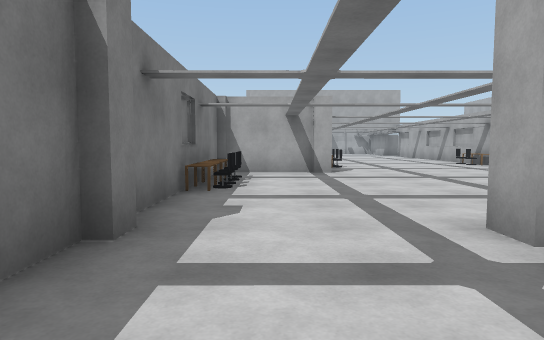
view 1 (above)

23 first-person views from a walk through a Webots world. The camera is 1.3 m above the floor, tilts 4° down and sees 75° across. The floor is counted in squares, 2 m on a side. Each view is taken from the middle of a square. On the plan, view 1 faces up. The plan holds only what a view shows up to about 10 squares ahead; the rest is blank. Webots' stock objects and surfaces are drawn as simple stand-ins.

view 2
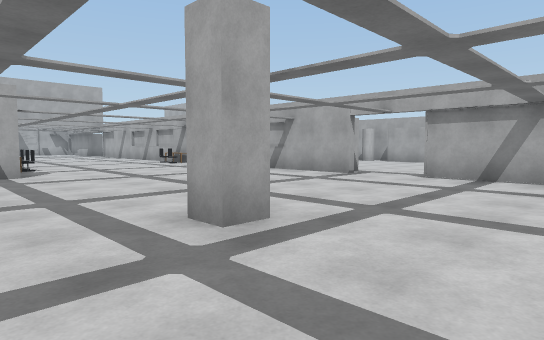

view 3
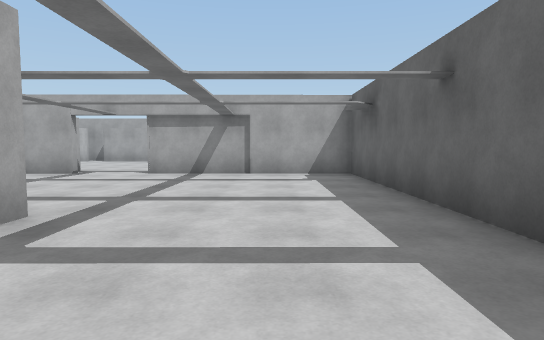

view 4
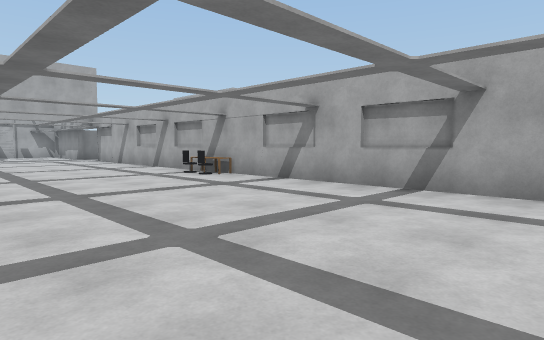

view 5
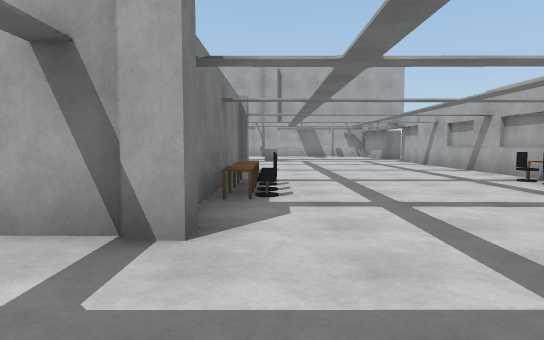

view 6
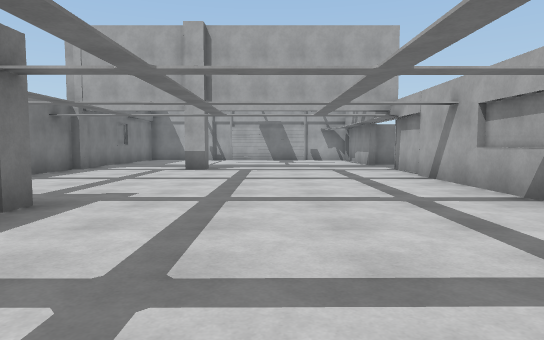

view 7
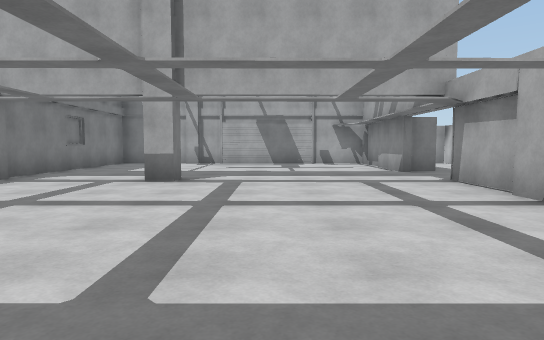

view 8
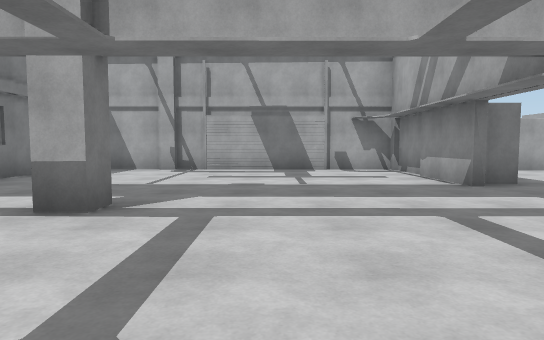

view 9
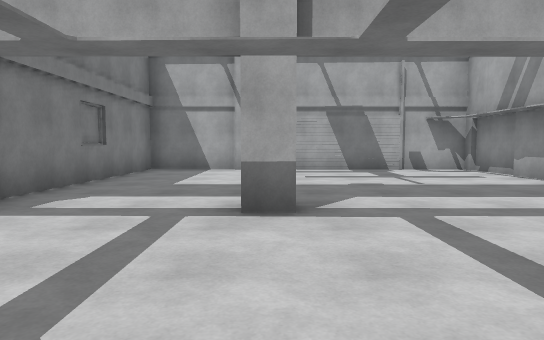

view 10
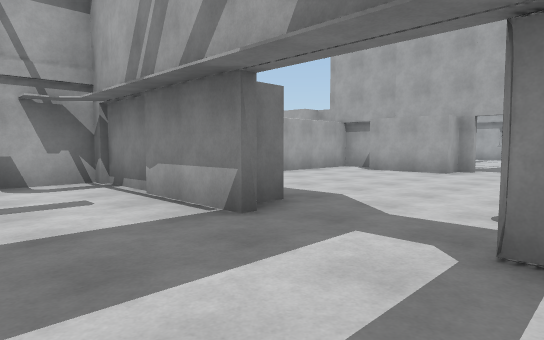

view 11
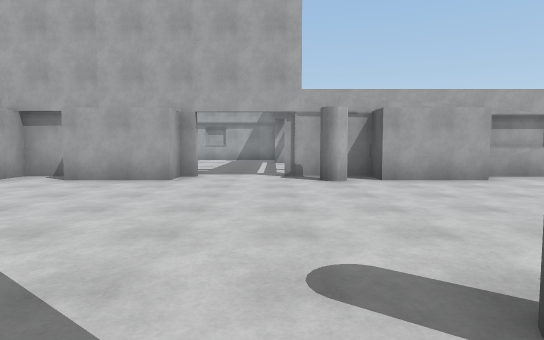

view 12
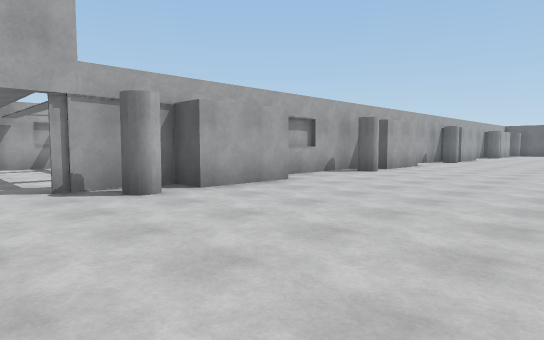

view 13
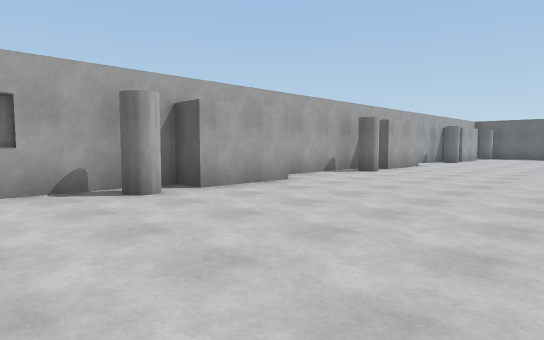

view 14
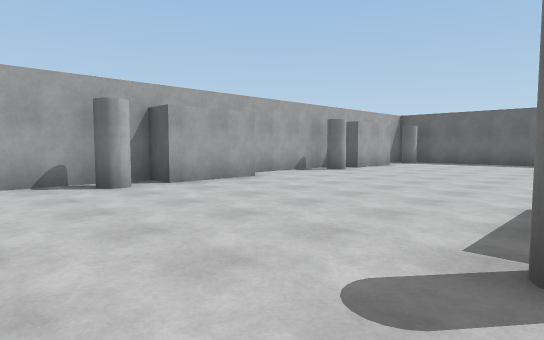

view 15
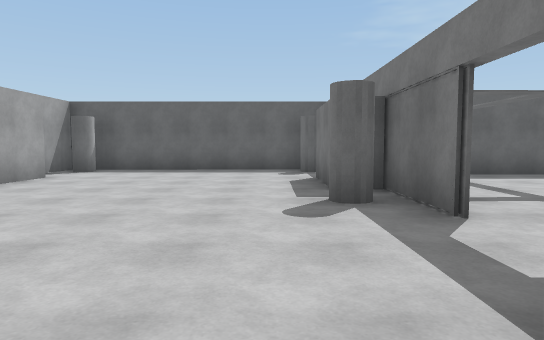

view 16
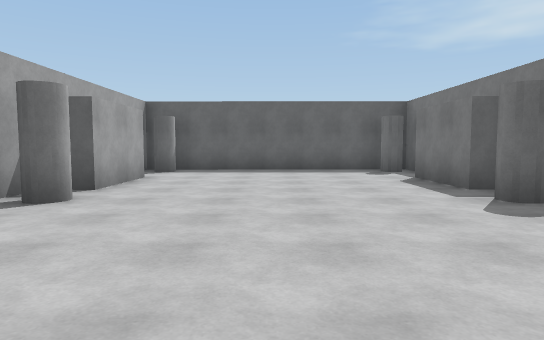

view 17
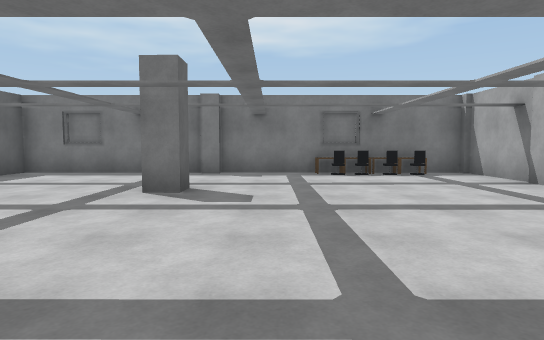

view 18
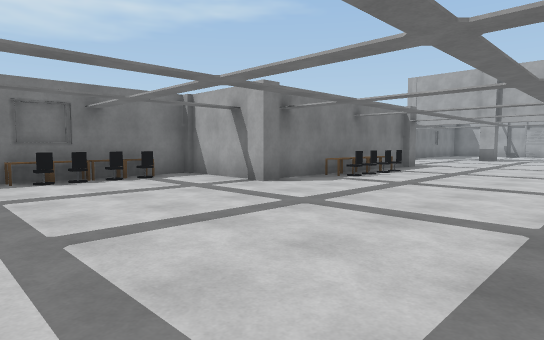

view 19
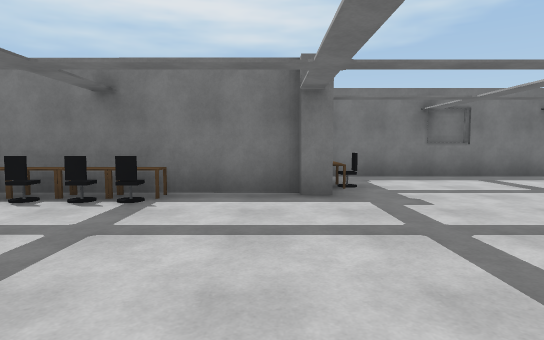

view 20
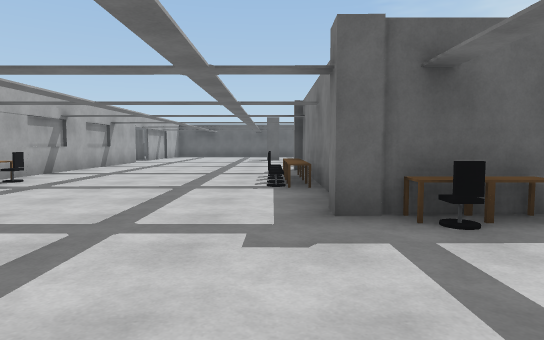

view 21
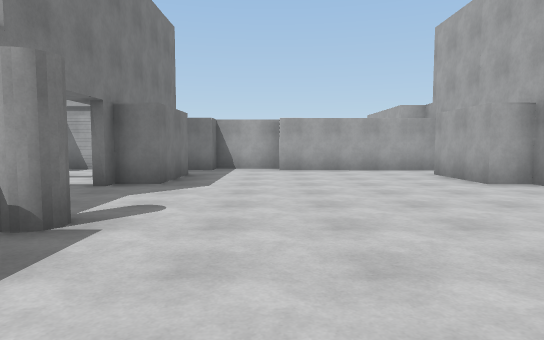

view 22
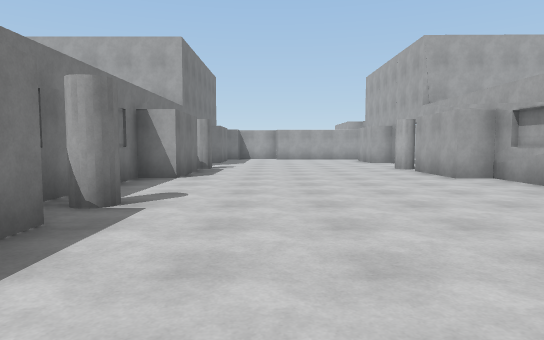

view 23
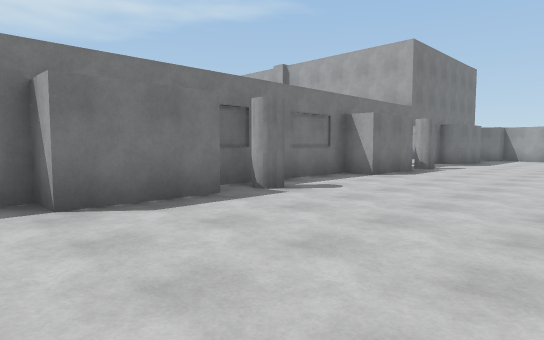

### Floor plan
Points are (right, up) in squares from view 1. A wall is a line through its corners. A room is listed if a view was taken in it or the views show most of it. See-through windows are left out.
Room 1 (views 1, 2, 3, 4, 5, 6, 7, 8, 9, 10, 11, 17, 18, 19, 20)
walls: (1.2, 14.4) (1.2, 8.8); (-0.6, 14.7) (1.4, 14.7) (1.4, 14.3); (1.3, 8.8) (1.3, 8.5) (-1.3, 8.5) (-1.3, 7.6); (2.3, 21) (2.3, 20.4) (1.7, 20.4); (-1.3, 6) (-1.3, 2.8); (-1.3, 20.4) (-1.3, 15.3); (-1.1, 20.9) (-1.1, 20.4); (7.2, 4.5) (7.2, 20.5); (2.2, 2.8) (2.2, 2.2) (1.7, 2.2) (1.7, 2.8) (2.2, 2.8); (7.2, 22.5) (7.2, 26.5) (-1.3, 26.6) (-1.3, 21); (-1.1, 2.9) (-1.1, 2.4); (-1.3, 2.5) (-1.3, -1.8) (-0.5, -1.8); (1.3, -1.8) (7.2, -1.8) (7.2, 3)
ways out: opening at (8, 3.5) to room 2; opening at (8, 21.5) to room 2
objects: office chair (-1, 4); desk (-1, 5); desk (-1, 6); other object (-1, 7); office chair (-1, 8); office chair (0, 6); office chair (0, 7); office chair (0, 15); desk (0, 16); desk (1, 15); office chair (2, 10); desk (2, 11); desk (2, 12); office chair (2, 13); office chair (3, 11); office chair (3, 12); office chair (6, 12); other object (7, 12); office chair (7, 13)
Room 2 (views 12, 13, 14, 15, 16, 21, 22, 23)
walls: (13.6, 10.9) (13.6, 12.9); (8.1, 12.9) (8.1, 10.9) (7.4, 10.9); (14.4, 12.9) (14.4, 17.1) (13.6, 17) (13.6, 18.9); (14.3, 6.9) (14.4, 10.1); (13.6, 4.9) (13.6, 6.9); (8.1, 19) (8.1, 17) (7.3, 17) (7.3, 13.4); (14.4, 18.9) (14.4, 20.8); (7.4, 2.9) (7.4, 0.8); (14.3, 1.3) (14.3, 4.3); (8.1, 0.8) (8.1, -1.2); (14.4, 22.5) (14.4, 23); (13.6, 23) (13.6, 25); (13.6, -1.2) (13.6, 0.8) (14, 0.8); (8.2, 24.9) (8.1, 22.9) (7.4, 22.9); (7.4, -2.8) (7.4, -3.5) (14.3, -3.4) (14.3, -2.2); (14.4, 25.4) (14.4, 26.2) (10.1, 26.2); (10.2, 26.5) (8.4, 26.5); (8.5, 26.9) (8.5, 26.2) (7.1, 26.2)
ways out: opening at (8, 3.5) to room 1; opening at (8, 21.5) to room 1; opening at (14, 21.5)

Where each view was taken, in squares from view 1:
view 1: 0 up, 0 right, facing up
view 2: 0 up, 0 right, facing up-right
view 3: 0 up, 1 left, facing right
view 4: 5 up, 2 right, facing up-right
view 5: 6 up, 2 right, facing up
view 6: 11 up, 4 right, facing up
view 7: 14 up, 4 right, facing up
view 8: 17 up, 4 right, facing up
view 9: 17 up, 2 right, facing up
view 10: 20 up, 5 right, facing up-right
view 11: 21 up, 7 right, facing right
view 12: 22 up, 9 right, facing down-right
view 13: 16 up, 9 right, facing down-right
view 14: 10 up, 8 right, facing down-right
view 15: 6 up, 9 right, facing down
view 16: 6 up, 11 right, facing down
view 17: 4 up, 7 right, facing left
view 18: 4 up, 6 right, facing up-left
view 19: 14 up, 6 right, facing left
view 20: 18 up, 2 right, facing down
view 21: 17 up, 10 right, facing up
view 22: 10 up, 10 right, facing up
view 23: 10 up, 12 right, facing up-left
